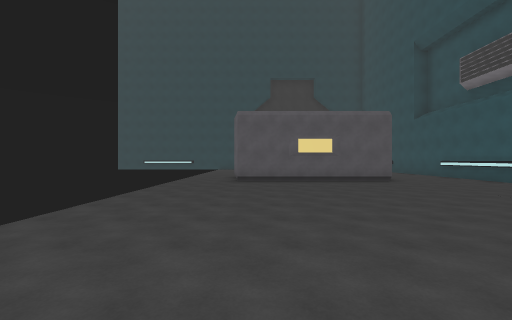
[1] (above)

20 first-person views from a walk through a Unity game level. The camera is 1.5 m above the floor, looks level and sees 90° across. The floor is counted in squares, 2 m on a side. Each view is taken from the middle of a square. On the plan, view 1 faces up. The plan holds only what a view shows up to about 9 squares ahead; the rest is blank. The place goes on beyond the plan. The player character is not drawn.

[2]
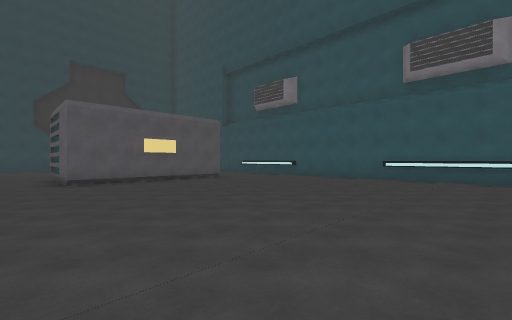

[3]
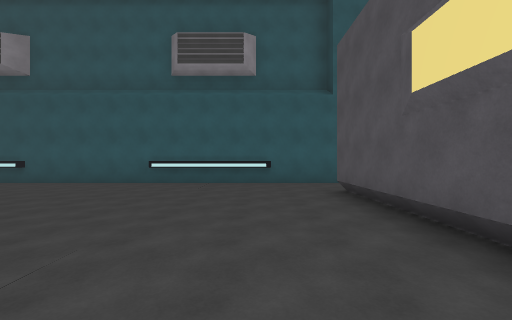

[4]
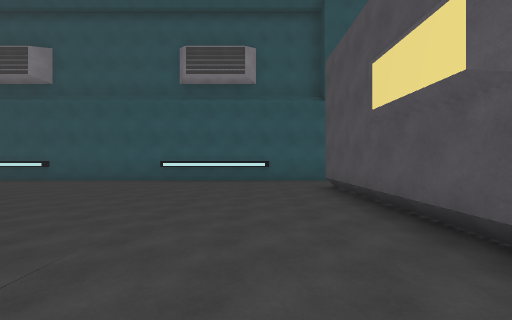

[5]
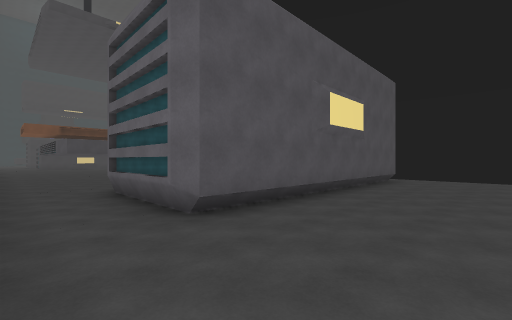

[6]
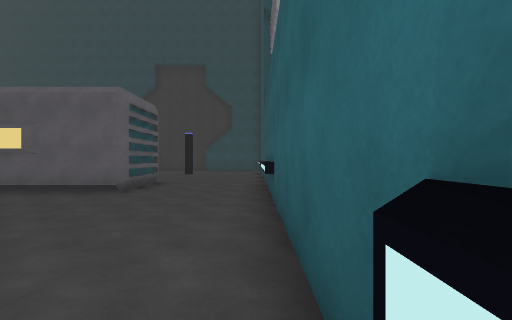

[7]
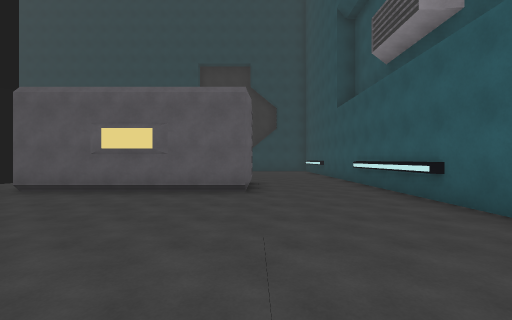

[8]
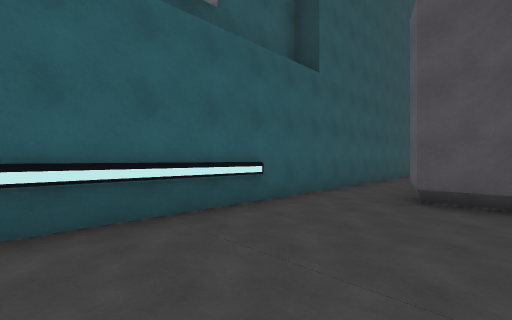

[9]
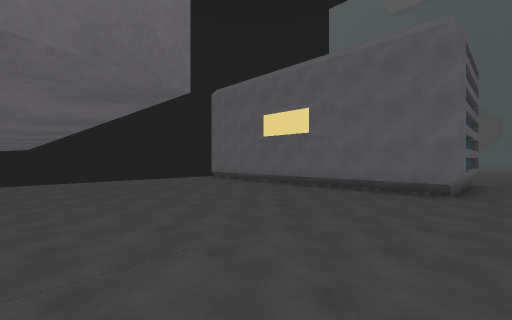

[10]
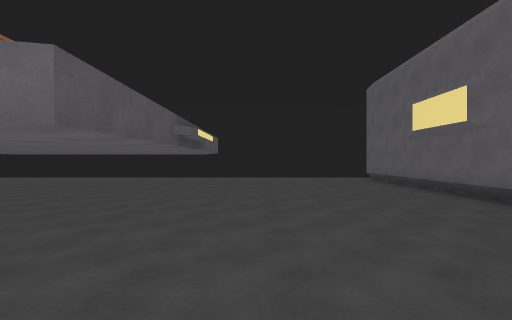

[11]
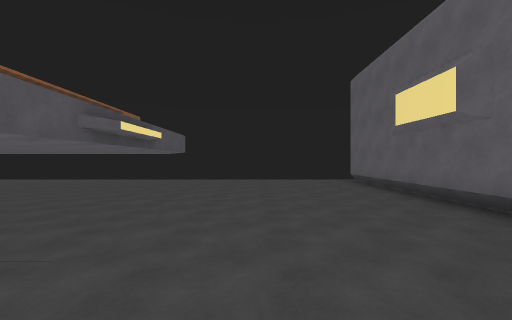

[12]
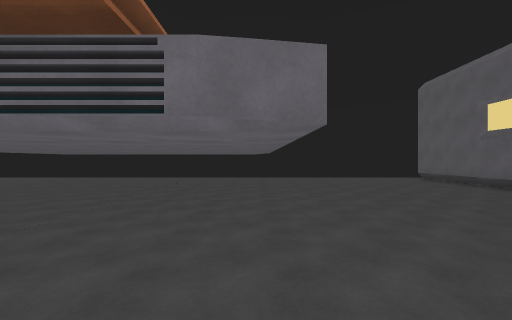

[13]
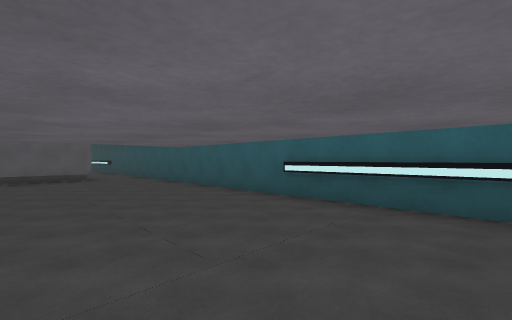

[14]
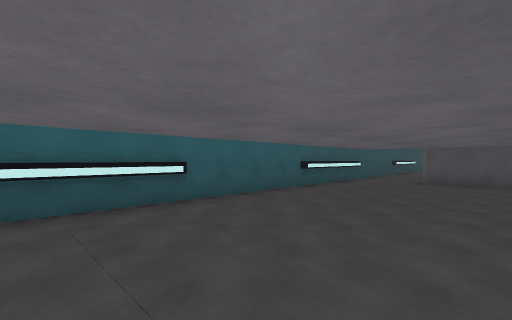

[15]
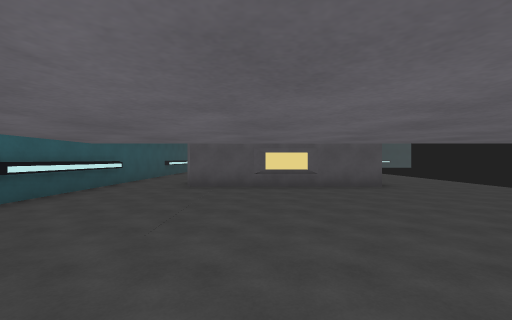

[16]
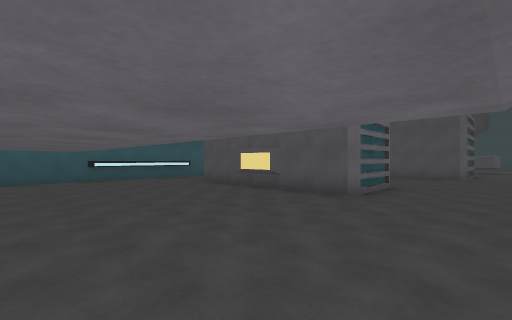

[17]
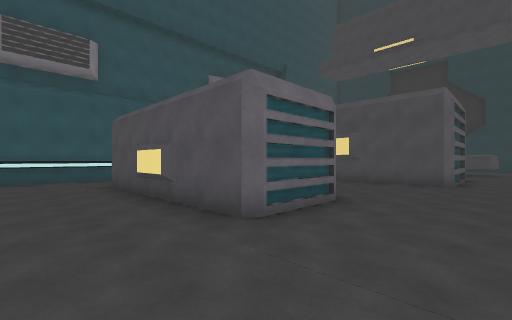

[18]
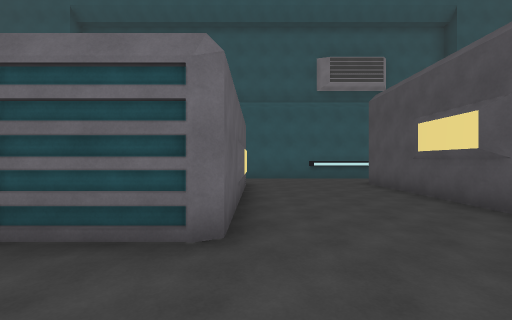

[19]
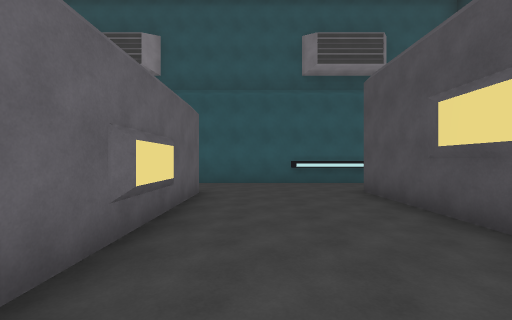

[20]
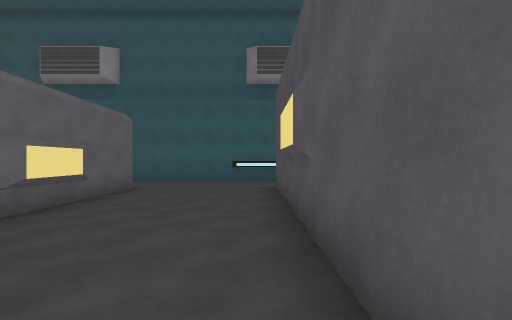

### Floor plan
Points are (right, up) in squares from view 1. A wall is a line through its corners. A room is listed if a view was taken in it or the views show most of it. See-through windows are left out.
Room 1 (views 1, 2, 3, 4, 5, 6, 7, 8)
walls: (-0.7, 9.2) (-0.7, 11.2); (6.3, -1.9) (6.3, -5.3); (4.8, 11.2) (4.8, 8.9) (-0.8, 8.9); (-1.8, -1.9) (6.1, -1.9) (6.3, -2.4); (8.3, -6.5) (8.3, 12)
low walls: (6.1, -1.9) (6.3, -2.4)
ways out: opening at (7.5, -5.5) to room 2
Room 2 (views 9, 10, 11, 12, 13, 14, 15, 16, 17, 18, 19, 20)
walls: (2.2, -23.2) (2.7, -23.1); (4.1, -25.7) (3.7, -25.8); (0.4, -25.7) (0.4, -23.2) (5.9, -23.2); (5.9, -25.7) (0.5, -25.7) (0.3, -25.3); (6.3, -5.3) (6.1, -5.7) (-2, -5.7); (-0.8, -29.6) (6.1, -29.6); (-0.9, -30.5) (-0.9, -29.9); (8.3, -30.5) (8.3, -6.5)
ways out: opening at (7.5, -5.5) to room 1

Positions as (right, up) in squares from view 1, and headings:
1: (0, 0), facing up
2: (-2, 0), facing up-right
3: (0, 0), facing right
4: (-1, 0), facing right
5: (8, 1), facing down-left
6: (8, 3), facing up
7: (5, 3), facing up
8: (5, 3), facing down-right
9: (7, -12), facing up-left
10: (8, -10), facing left
11: (7, -9), facing left
12: (8, -12), facing left
13: (4, -16), facing up-right
14: (4, -14), facing down-right
15: (4, -16), facing down
16: (-2, -18), facing down-right
17: (-2, -21), facing down-right
18: (-2, -26), facing right
19: (0, -27), facing right
20: (-1, -29), facing right
